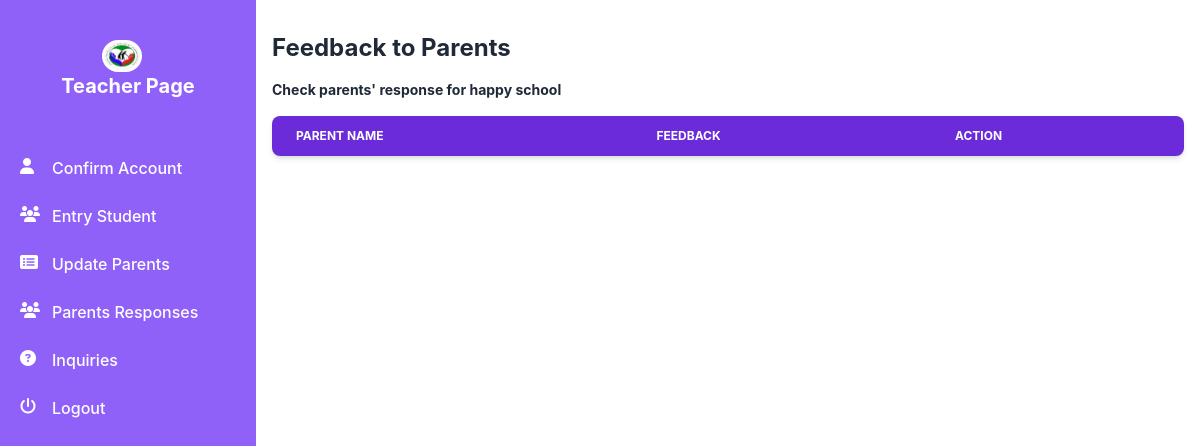
Page /responses on the earlier database version.
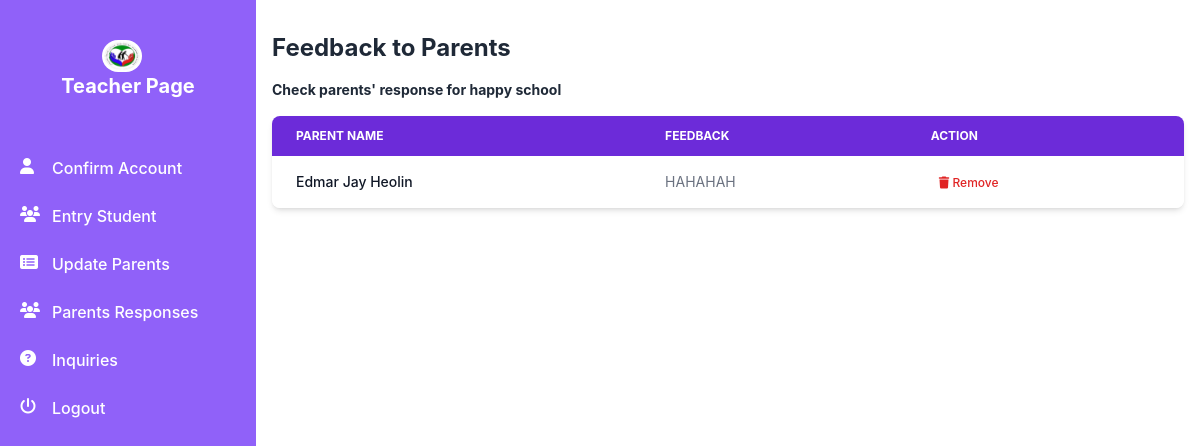
Same page on the later database version.
### users/models.py (models this page shows)
class ResponseNotes(models.Model):
    sender = models.ForeignKey(User, on_delete=models.CASCADE)
    notes = models.TextField()
    date_submitted = models.DateTimeField()

### users/views.py (the view)
# urls.py: path('responses', views.responses, name='responses'),
def responses(request):
    notes = ResponseNotes.objects.all().order_by('-id')
    context = {
        'notes': notes,
    }
    return render(request, 'main/responses.html', context)

### users/templates/main/responses.html (shortened to what this page needs)
{% load static tailwind_tags %}<!DOCTYPE html>
<html lang="en">
	<head>
		{% tailwind_css %}
		<link
			href="https://cdnjs.cloudflare.com/ajax/libs/flowbite/2.3.0/flowbite.min.css"
			rel="stylesheet" />
		<link
			rel="stylesheet"
			href="https://cdnjs.cloudflare.com/ajax/libs/font-awesome/6.5.2/css/all.min.css"
 />
	</head>
	<body>
		{% include 'includes/adminSidebar.html' %}
		<div class="p-4 sm:ml-64">
			<p class="text-gray-800 mt-4 mb-4 font-bold text-2xl">Feedback to Parents</p>
			<p class="text-gray-800 mt-2 mb-4 font-bold text-sm">
				Check parents' response for happy school
			</p>
			<div class="relative overflow-x-auto shadow-md sm:rounded-lg">
				<table class="w-full text-sm text-left rtl:text-right text-gray-500">
					<thead class="text-xs text-white uppercase bg-purple-700">
						<tr>
							<th
								scope="col"
								class="px-6 py-3">
								Parent Name
							</th>
							<th
								scope="col"
								class="px-6 py-3">
								Feedback
							</th>
							<th
								scope="col"
								class="px-6 py-3">
								Action
							</th>
						</tr>
					</thead>
					<tbody>
						{% for list in notes %}
						<tr class="bg-white even:bg-purple-200">
							<td
								scope="row"
								class="px-6 py-4 font-medium text-gray-900 whitespace-nowrap">
								{{list.sender.first_name}}
							</td>
							<td class="px-6 py-4">{{list.notes}}</td>
							<td class="px-6 py-4">
								<a
									href="{% url 'deleteResponse' list.id %}"
									class="font-medium text-xs text-red-600 hover:underline mx-2">
									<i
										class="fa fa-trash"
										aria-hidden="true"></i>
									Remove
								</a>
							</td>
						</tr>
						{% endfor %}
					</tbody>
				</table>
			</div>
		</div>
	</body>
</html>

Differences in the rows shown:
added ResponseNotes: sender.first_name "Edmar Jay Heolin", notes "HAHAHAH"
